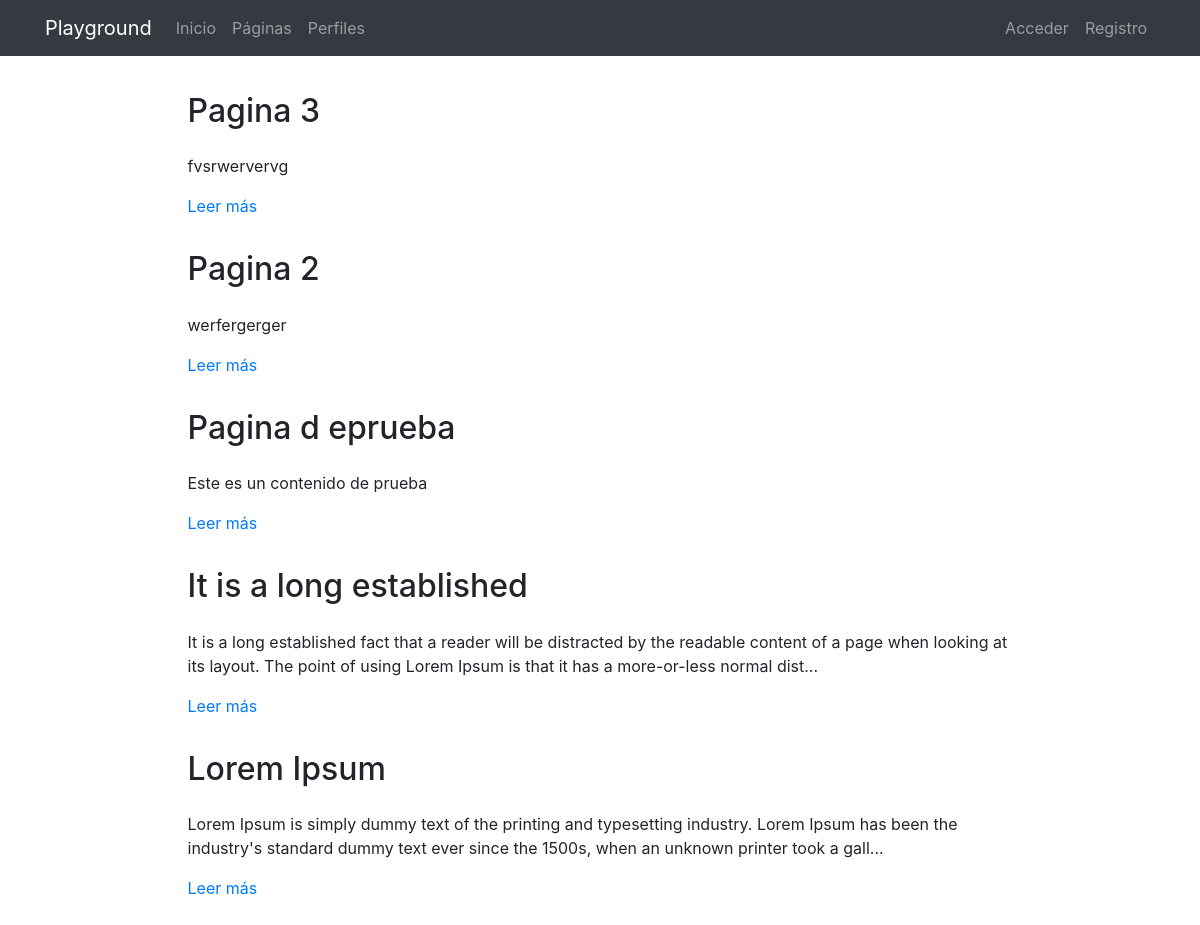
Page /pages/ on the earlier database version.
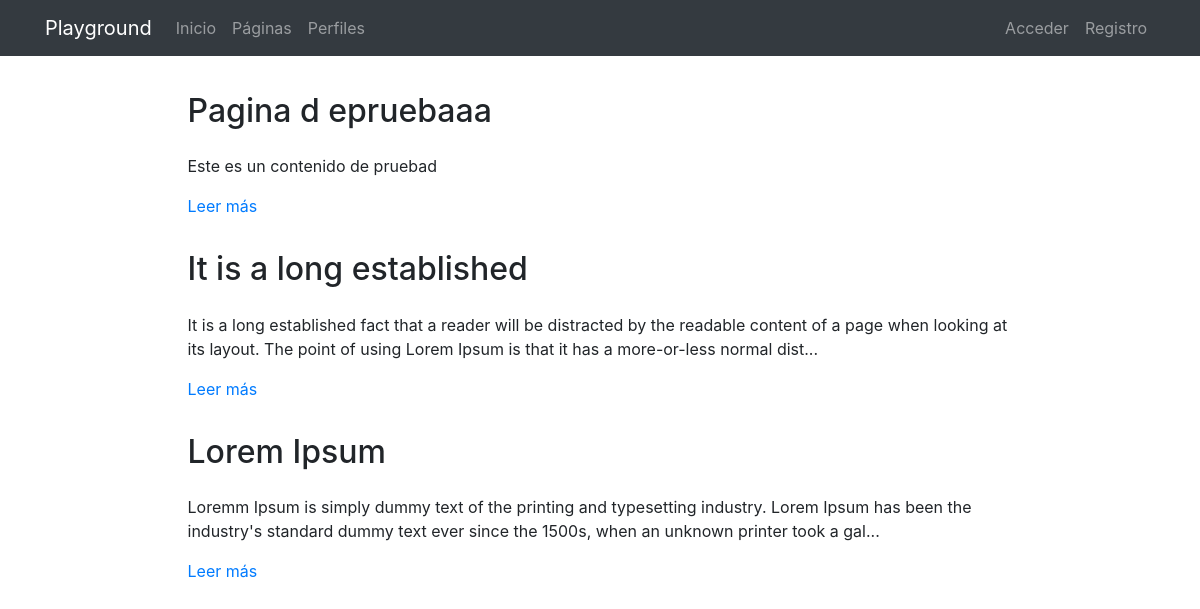
Same page on the later database version.
### pages/models.py (models this page shows, shortened)
class Page(models.Model):
    title = models.CharField(verbose_name="Título", max_length=200)
    content = RichTextField(verbose_name="Contenido")
    order = models.SmallIntegerField(verbose_name="Orden", default=0)
    created = models.DateTimeField(auto_now_add=True, verbose_name="Fecha de creación")
    updated = models.DateTimeField(auto_now=True, verbose_name="Fecha de edición")
    class Meta:
        verbose_name = "página"
        verbose_name_plural = "páginas"
        ordering = ['order', 'title']

### pages/views.py (the view)
# urls.py: path('', PageListView.as_view(), name='pages'),
class PageListView(ListView):
    model = Page

### pages/templates/pages/page_list.html (shortened to what this page needs)
{% extends 'core/base.html' %}
{% load static %}
{% block content %}
{% include 'pages/includes/pages_menu.html' %}
<main role="main">
  <div class="container mb-4">
    {% for page in page_list|dictsort:"id" reversed %}
      <div class="row mt-3">
        <div class="col-md-9 mx-auto">
          <h2 class="mb-4">{{page.title}}</h2>
          <div>
            <p>{{page.content|striptags|safe|truncatechars:"200"}}</p>
            <p><a href="{% url 'pages:page' page.id page.title|slugify %}">Leer más</a>
            </p>
          </div>
        </div>
      </div>
    {% endfor %}
  </div>
</main>
{% endblock %}

Differences in the rows shown:
removed Page: title "Pagina 3", content "fvsrwervervg"
removed Page: title "Pagina 2", content "werfergerger"
changed Page: title "Pagina d eprueba" → "Pagina d epruebaaa"; content "Este es un contenido de prueba" → "Este es un contenido de pruebad"
changed Page "Lorem Ipsum": content "Lorem Ipsum is simply dummy text of the printing and typesetting industry. Lorem Ipsum has been the industry's standard dummy text ever since the 1500s, when an unknown printer took a gall..." → "Loremm Ipsum is simply dummy text of the printing and typesetting industry. Lorem Ipsum has been the industry's standard dummy text ever since the 1500s, when an unknown printer took a gal..."
